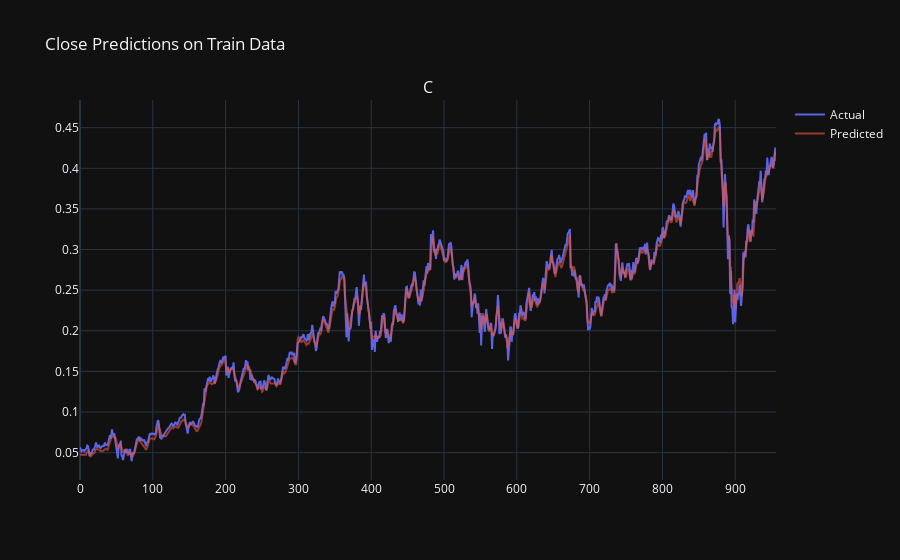

The code cell stored with this chart in its notebook:
### Markdown cell above
Training Data Predictions

### Code cell
fig = make_subplots(rows=1, cols=1, subplot_titles=('Close Predictions'))

train_close_pred = train_predictions[:, 0]
train_close_actual = train_labels[:, 0]

fig.add_trace(go.Scatter(x=np.arange(len(train_close_actual)), y=train_close_actual, mode='lines', name='Actual', opacity=0.9))
fig.add_trace(go.Scatter(x=np.arange(len(train_close_pred)), y=train_close_pred, mode='lines', name='Predicted', opacity=0.6))

fig.update_layout(title='Close Predictions on Train Data', template='plotly_dark')
fig.show()

### Figure 1 — Plotly figure (JSON) as saved in the notebook; plotly's stock layout.template omitted (floating-point values rounded to 4 significant figures; data arrays with more than 128 entries replaced by an {"elided": "..."} marker saying what was removed)
{"data": [{"mode": "lines", "name": "Actual", "opacity": 0.9, "type": "scatter", "x": {"elided": "957 int values"}, "y": {"elided": "957 float values"}}, {"mode": "lines", "name": "Predicted", "opacity": 0.6, "type": "scatter", "x": {"elided": "957 int values"}, "y": {"elided": "957 float values"}}], "layout": {"annotations": [{"font": {"size": 16}, "showarrow": false, "text": "C", "x": 0.5, "xanchor": "center", "xref": "paper", "y": 1, "yanchor": "bottom", "yref": "paper"}], "title": {"text": "Close Predictions on Train Data"}, "xaxis": {"anchor": "y", "domain": [0, 1]}, "yaxis": {"anchor": "x", "domain": [0, 1]}}}
